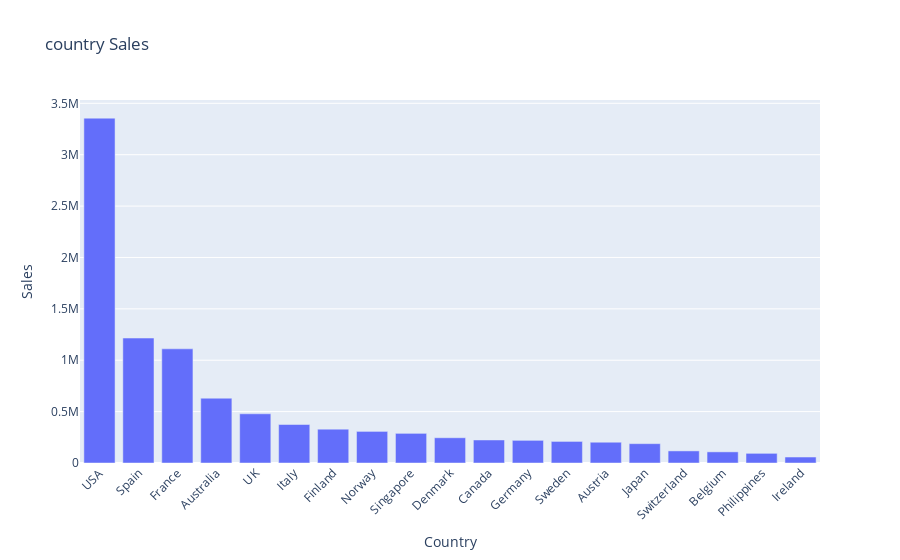

The code cell stored with this chart in its notebook:
### Code cell
# Create an interactive bar chart using plotly.express
fig = px.bar(country_sales, x='Country', y='Sales',
             title='country Sales', labels={'Country': 'Country', 'Sales': 'Sales'})

# Customize the layout if needed
fig.update_layout(xaxis=dict(tickangle=-45))

# Show the plot
fig.show()

### Figure 1 — Plotly figure (JSON) as saved in the notebook; plotly's stock layout.template omitted (floating-point values rounded to 4 significant figures)
{"data": [{"alignmentgroup": "True", "hovertemplate": "Country=%{x}<br>Sales=%{y}<extra></extra>", "legendgroup": "", "marker": {"color": "#636efa", "pattern": {"shape": ""}}, "name": "", "offsetgroup": "", "orientation": "v", "showlegend": false, "textposition": "auto", "type": "bar", "x": ["USA", "Spain", "France", "Australia", "UK", "Italy", "Finland", "Norway", "Singapore", "Denmark", "Canada", "Germany", "Sweden", "Austria", "Japan", "Switzerland", "Belgium", "Philippines", "Ireland"], "xaxis": "x", "y": [3356000.0, 1216000.0, 1111000.0, 630600.0, 478900.0, 374700.0, 329600.0, 307500.0, 288500.0, 245600.0, 224100.0, 220500.0, 210000.0, 202100.0, 188200.0, 117700.0, 108400.0, 94020.0, 57760.0], "yaxis": "y"}], "layout": {"barmode": "relative", "legend": {"tracegroupgap": 0}, "title": {"text": "country Sales"}, "xaxis": {"anchor": "y", "domain": [0, 1], "tickangle": -45, "title": {"text": "Country"}}, "yaxis": {"anchor": "x", "domain": [0, 1], "title": {"text": "Sales"}}}}
